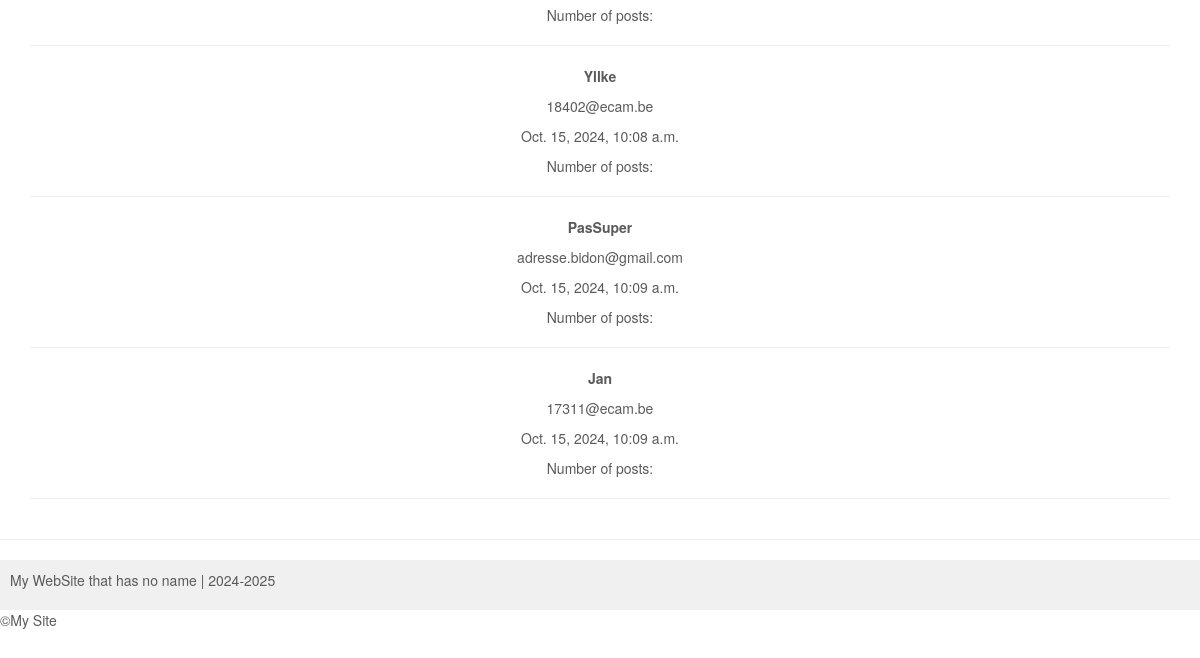
Before: / (lower part) with the older database file.
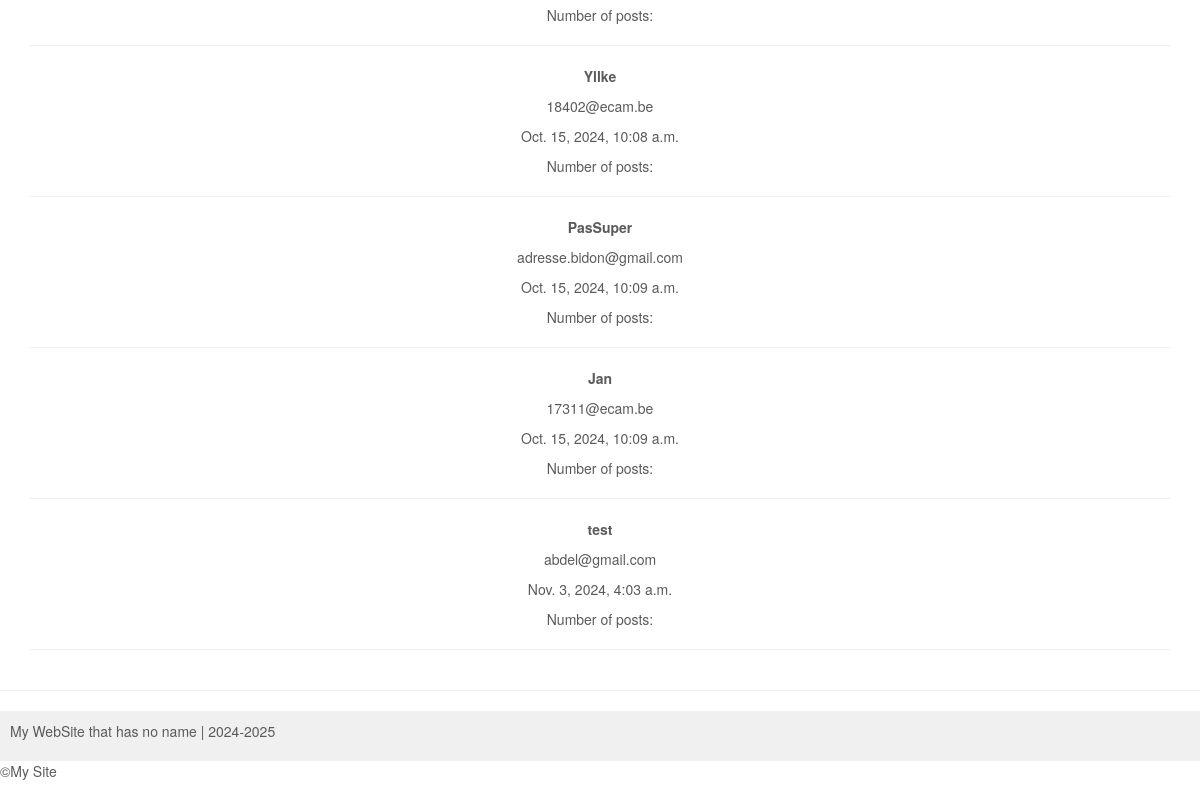
After: the same page with the newer database file.
### account/models.py (models this page shows, shortened)
class Account(AbstractBaseUser):
    email = models.EmailField(verbose_name="email", max_length=60, unique=True)
    username = models.CharField(max_length=30, unique=True)
    date_joined = models.DateTimeField(verbose_name='date joined', auto_now_add=True)
    last_login = models.DateTimeField(verbose_name='last login', auto_now=True)
    is_admin = models.BooleanField(default=False)
    is_active = models.BooleanField(default=True)
    is_staff = models.BooleanField(default=False)
    is_superuser = models.BooleanField(default=False)
    USERNAME_FIELD = 'email'
    REQUIRED_FIELDS = ['username']
    objects = MyAccountManager()

### personal/views.py (the view)
# urls.py: path('', home_screen_view, name='home'),
def home_screen_view(request):
    context = {}
    accounts = Account.objects.all()
    context['accounts'] = accounts
    return render(request, "personal/home.html", context)

### personal/templates/personal/home.html (shortened to what this page needs)
{% extends "base.html" %}
{% block content %}
<div class="container text-center">
    {% for account in accounts %}
        <div class="user-info">
            <p><strong>{{ account.username }}</strong></p>
            <p>{{ account.email }}</p>
            <p>{{ account.date_joined }}</p>
            <p>Number of posts: {{ account.posts.count }}</p>
            <hr>
        </div>
    {% endfor %}
</div>
{% endblock %}

Changed rows visible on the page:
added Account: username "test", email "abdel@gmail.com", date_joined "Nov. 3, 2024, 4:03 a.m."
